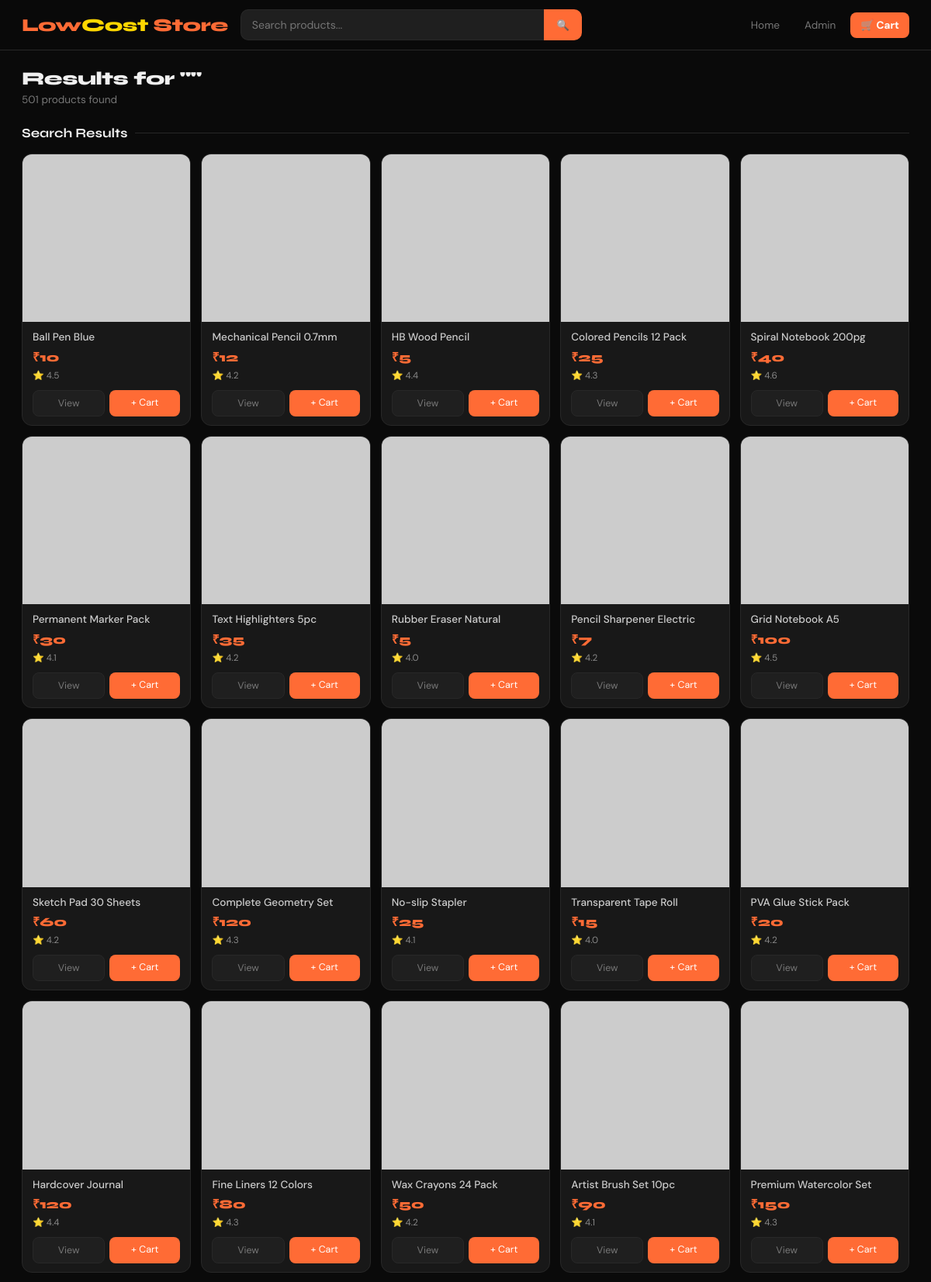
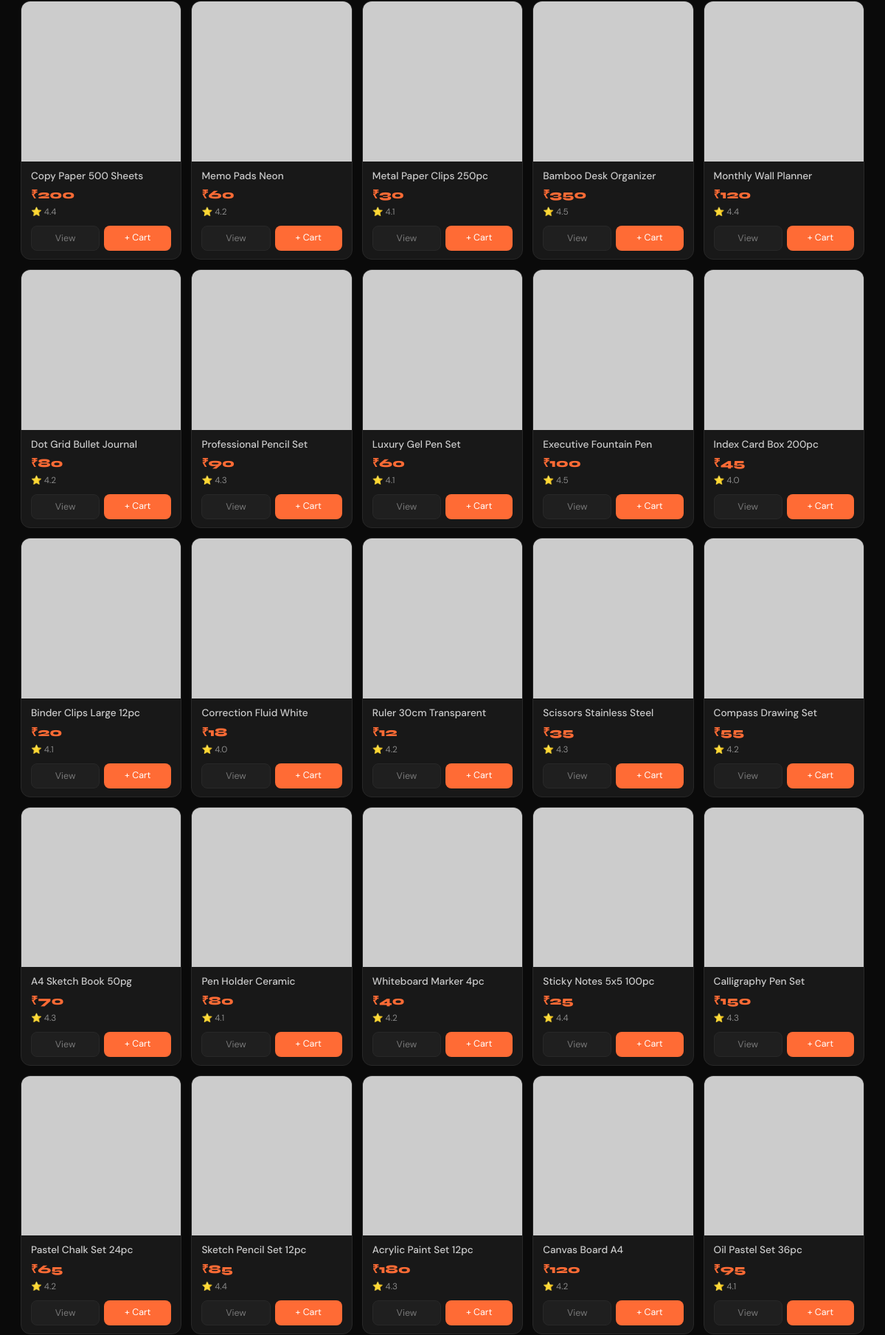
Screenshot of /search (upper part) with the database file from the repository (2 pictures, top to bottom).
### tables this page shows
CREATE TABLE products(
    id INTEGER PRIMARY KEY AUTOINCREMENT,
    name TEXT, price INTEGER, original_price INTEGER,
    stock INTEGER, image TEXT, description TEXT, rating REAL, category TEXT
);

### app.py (the view)
@app.route("/search")
def search():
    q = request.args.get("q", "").strip()
    conn = db()
    cur = conn.cursor()
    cur.execute("SELECT * FROM products WHERE LOWER(name) LIKE LOWER(?)", ('%' + q + '%',))
    products = enrich([dict(p) for p in cur.fetchall()])
    rec = []
    if products:
        cur.execute("SELECT * FROM products WHERE category=? AND id!=? LIMIT 4", (products[0]["category"], products[0]["id"]))
        rec = enrich([dict(r) for r in cur.fetchall()])
    conn.close()
    return render_template("products.html", products=products, rec=rec, query=q, cart_count=get_cart_count())

### app.py (called while the page is built)
def get_image_url(name):
    return PRODUCT_IMAGES.get(name, "https://images.unsplash.com/photo-1585336261022-680e295ce3fe?w=300&h=300&fit=crop")

def get_offer(category):
    return LIMITED_OFFER_CATEGORIES.get(category, None)

def db():
    conn = sqlite3.connect("store.db")
    conn.row_factory = sqlite3.Row
    return conn

def get_cart_count():
    conn = db()
    cur = conn.cursor()
    cur.execute("SELECT COUNT(*) as cnt FROM cart")
    cnt = cur.fetchone()["cnt"]
    conn.close()
    return cnt

def enrich(products):
    for p in products:
        p['image_url'] = get_image_url(p['name'])
        p['offer'] = get_offer(p['category'])
        orig = p.get('original_price', 0)
        price = p.get('price', 0)
        if orig and orig > price:
            p['discount'] = round((1 - price / orig) * 100)
        else:
            p['discount'] = 0
    return products

### templates/products.html (shortened to what this page needs)
<!DOCTYPE html>
<html lang="en">
<head>
</head>
<body>
<nav class="navbar">
  <a href="/" class="logo">Low<span>Cost</span> Store</a>
  <form action="/search" class="search-bar">
    <input name="q" placeholder="Search products..." value="{{ query }}">
    <button>🔍</button>
  </form>
  <div class="nav-links">
    <a href="/">Home</a>
    <a href="/admin">Admin</a>
    <a href="/cart" class="cart-btn">
      🛒 Cart
    </a>
  </div>
</nav>
<div class="search-header">
  <h2>Results for ""</h2>
  <p>{{ products|length }} product{{ 's' if products|length != 1 else '' }} found</p>
</div>
{% if products %}
<div class="section">
  <div class="section-title">Search Results</div>
  <div class="products-grid">
    {% for p in products %}
    <div class="card">
      <div class="card-img-wrap">
        <img src="{{ p['image_url'] }}" alt="{{ p['name'] }}" loading="lazy"
             onerror="this.src='https://via.placeholder.com/300x300/1a1a1a/555?text=No+Image'">
      </div>
      <div class="card-body">
        <div class="card-name">{{ p['name'] }}</div>
        <div class="card-price">₹{{ p['price'] }}</div>
        <div class="card-rating"><span style="color:var(--accent);">⭐</span> {{ p['rating'] }}</div>
        <div class="card-actions">
          <a href="/product/{{ p['id'] }}" class="btn-view">View</a>
          <a href="/addcart/{{ p['id'] }}" class="btn-cart">+ Cart</a>
        </div>
      </div>
    </div>
    {% endfor %}
  </div>
</div>
{% endif %}
</body>
</html>

### templates/products.html (style rules this page uses)
:root { --primary:#ff6b35;--primary-dark:#e55a26;--primary-glow:rgba(255,107,53,0.2);--dark:#0a0a0a;--dark2:#141414;--dark3:#1f1f1f;--card-bg:#181818;--text:#f0f0f0;--text-muted:#777;--accent:#ffd700;--border:#282828; }
*,*::before,*::after { margin:0;padding:0;box-sizing:border-box; }
body { background:var(--dark);color:var(--text);font-family:'DM Sans',sans-serif; }
.navbar { position:sticky;top:0;z-index:100;background:rgba(10,10,10,0.97);backdrop-filter:blur(20px);border-bottom:1px solid var(--border);display:flex;align-items:center;gap:16px;padding:12px 28px; }
.logo { font-family:'Syne',sans-serif;font-size:1.45rem;font-weight:800;color:var(--primary);text-decoration:none;letter-spacing:-0.5px; }
.logo span { color:var(--accent); }
.search-bar { flex:1;display:flex;max-width:440px; }
.search-bar input { flex:1;padding:10px 14px;background:var(--dark3);border:1px solid var(--border);border-right:none;border-radius:10px 0 0 10px;color:var(--text);font-size:0.88rem;outline:none;transition:border-color 0.2s;font-family:'DM Sans',sans-serif; }
.search-bar button { padding:10px 16px;background:var(--primary);color:white;border:none;border-radius:0 10px 10px 0;cursor:pointer;font-weight:700; }
.nav-links { display:flex;gap:6px;margin-left:auto; }
.nav-links a { color:var(--text-muted);text-decoration:none;padding:8px 13px;border-radius:8px;font-size:0.85rem;transition:all 0.2s; }
.cart-btn { background:var(--primary)!important;color:white!important;font-weight:700!important;position:relative; }
.search-header { padding:22px 28px 8px; }
.search-header h2 { font-family:'Syne',sans-serif;font-size:1.5rem;font-weight:800;letter-spacing:-0.5px; }
.search-header p { color:var(--text-muted);font-size:0.85rem;margin-top:4px; }
.section { padding:16px 28px 40px; }
.section-title { font-family:'Syne',sans-serif;font-size:1.05rem;font-weight:700;margin-bottom:16px;display:flex;align-items:center;gap:10px; }
.section-title::after { content:'';flex:1;height:1px;background:var(--border); }
.products-grid { display:grid;grid-template-columns:repeat(auto-fill,minmax(190px,1fr));gap:13px; }
.card { background:var(--card-bg);border:1px solid var(--border);border-radius:13px;overflow:hidden;transition:transform 0.25s cubic-bezier(0.34,1.56,0.64,1),border-color 0.2s,box-shadow 0.25s;display:flex;flex-direction:column; }
.card-img-wrap { overflow:hidden;aspect-ratio:1;background:var(--dark3); }
.card img { width:100%;height:100%;object-fit:cover;display:block;transition:transform 0.3s; }
.card-body { padding:11px 13px;flex:1;display:flex;flex-direction:column;gap:5px; }
.card-name { font-size:0.85rem;font-weight:500;line-height:1.3;color:#ccc;display:-webkit-box;-webkit-line-clamp:2;-webkit-box-orient:vertical;overflow:hidden; }
.card-price { font-family:'Syne',sans-serif;font-size:1rem;font-weight:800;color:var(--primary); }
.card-rating { font-size:0.74rem;color:#888;display:flex;align-items:center;gap:3px; }
.card-actions { display:flex;gap:6px;margin-top:auto;padding-top:6px; }
.btn-view { flex:1;padding:8px;background:var(--dark3);color:var(--text-muted);border:1px solid var(--border);border-radius:8px;font-size:0.78rem;text-decoration:none;text-align:center;transition:all 0.2s; }
.btn-cart { flex:1;padding:8px;background:var(--primary);color:white;border:none;border-radius:8px;font-size:0.78rem;text-decoration:none;text-align:center;transition:background 0.2s; }

### rows the page displays
products: name "Ball Pen Blue", price "10", rating "4.5"
products: name "Mechanical Pencil 0.7mm", price "12", rating "4.2"
products: name "HB Wood Pencil", price "5", rating "4.4"
products: name "Colored Pencils 12 Pack", price "25", rating "4.3"
products: name "Spiral Notebook 200pg", price "40", rating "4.6"
products: name "Permanent Marker Pack", price "30", rating "4.1"
products: name "Text Highlighters 5pc", price "35", rating "4.2"
products: name "Rubber Eraser Natural", price "5", rating "4.0"
products: name "Pencil Sharpener Electric", price "7", rating "4.2"
products: name "Grid Notebook A5", price "100", rating "4.5"
products: name "Sketch Pad 30 Sheets", price "60", rating "4.2"
products: name "Complete Geometry Set", price "120", rating "4.3"
products: name "No-slip Stapler", price "25", rating "4.1"
products: name "Transparent Tape Roll", price "15", rating "4.0"
products: name "PVA Glue Stick Pack", price "20", rating "4.2"
products: name "Hardcover Journal", price "120", rating "4.4"
products: name "Fine Liners 12 Colors", price "80", rating "4.3"
products: name "Wax Crayons 24 Pack", price "50", rating "4.2"
products: name "Artist Brush Set 10pc", price "90", rating "4.1"
products: name "Premium Watercolor Set", price "150", rating "4.3"
products: name "Copy Paper 500 Sheets", price "200", rating "4.4"
products: name "Memo Pads Neon", price "60", rating "4.2"
products: name "Metal Paper Clips 250pc", price "30", rating "4.1"
products: name "Bamboo Desk Organizer", price "350", rating "4.5"
products: name "Monthly Wall Planner", price "120", rating "4.4"
products: name "Dot Grid Bullet Journal", price "80", rating "4.2"
products: name "Professional Pencil Set", price "90", rating "4.3"
products: name "Luxury Gel Pen Set", price "60", rating "4.1"
products: name "Executive Fountain Pen", price "100", rating "4.5"
products: name "Index Card Box 200pc", price "45", rating "4.0"
products: name "Binder Clips Large 12pc", price "20", rating "4.1"
products: name "Correction Fluid White", price "18", rating "4.0"
products: name "Ruler 30cm Transparent", price "12", rating "4.2"
products: name "Scissors Stainless Steel", price "35", rating "4.3"
products: name "Compass Drawing Set", price "55", rating "4.2"
products: name "A4 Sketch Book 50pg", price "70", rating "4.3"
products: name "Pen Holder Ceramic", price "80", rating "4.1"
products: name "Whiteboard Marker 4pc", price "40", rating "4.2"
products: name "Sticky Notes 5x5 100pc", price "25", rating "4.4"
products: name "Calligraphy Pen Set", price "150", rating "4.3"
products: name "Pastel Chalk Set 24pc", price "65", rating "4.2"
products: name "Sketch Pencil Set 12pc", price "85", rating "4.4"
products: name "Acrylic Paint Set 12pc", price "180", rating "4.3"
products: name "Canvas Board A4", price "120", rating "4.2"
products: name "Oil Pastel Set 36pc", price "95", rating "4.1"

### other values shown
{{ products|length }} "501"
{{ 's' if products|length != 1 else '' }} "s"
